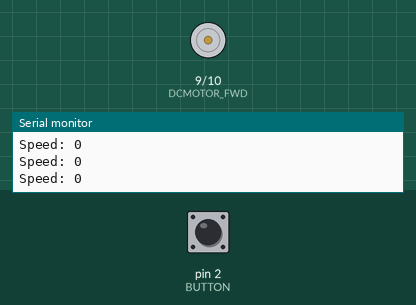
This sketch was run on a simulated Arduino Uno, built with avr-gcc and run on an emulated ATmega328P. Parts: motor-driver pin pairs drawn as motors (green arrow = first pin HIGH = forward, orange = second pin HIGH = backward, longer = more drive), the last lines printed to the serial monitor. The test bench sets the inputs (shaded band); at power-on: pin 2 (BUTTON) HIGH.

Above: at 1.2 s.
1.3 s: pin 2 (BUTTON) pulled LOW for 0.15 s
At 1.45 s:
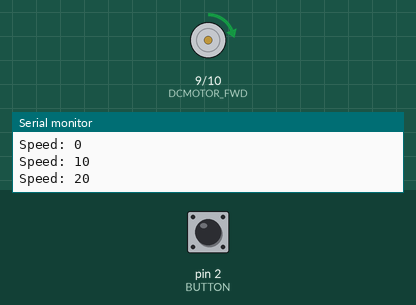
3.1 s: pin 2 (BUTTON) pulled LOW for 1 s
At 3.45 s:
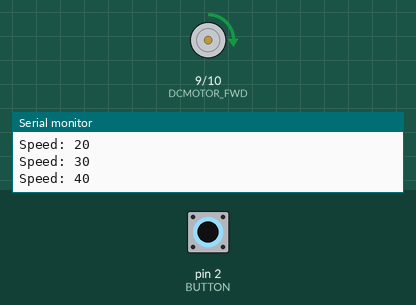
6.1 s: pin 2 (BUTTON) pulled LOW for 3.2 s
At 9.1 s:
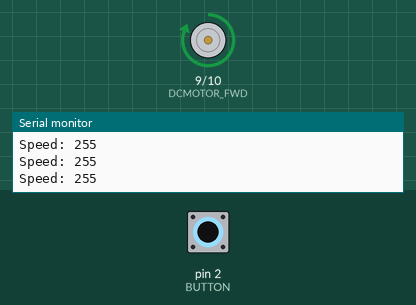
Timing chart, 0 to 13.3 s (numbered marks = the images above; inputs shaded):
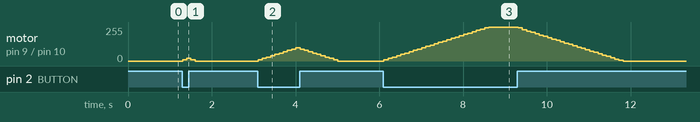

The sketch:

ex10_03.ino
```cpp
// 푸시버튼을 누르는 동안 DC모터 속도 증가, 푸시버튼에서 손을 떼면 속도 감소

#define BUTTON 2
#define DCMOTOR_FWD 9
#define DCMOTOR_BWD 10

int speed = 0;				// 전역변수 선언

void setup() {
  pinMode(BUTTON, INPUT);
  pinMode(DCMOTOR_FWD, OUTPUT);
  pinMode(DCMOTOR_BWD, OUTPUT);
  Serial.begin(9600);
}

void loop() {
  int value = digitalRead(BUTTON);	// 지역변수 선언, 푸시버튼값 읽기
  if (value == 0) {			// 푸시버튼을 누른 경우
    speed += 10;            		// speed는 10씩 증가
  } else {				// 푸시버튼을 누르지 않은 경우
    speed -= 10;            		// speed는 10씩 감소
  }
  speed = constrain(speed, 0, 255);	// speed = 0∼255의 값으로 범위 제한
  analogWrite(DCMOTOR_FWD, speed);
  analogWrite(DCMOTOR_BWD, 0);
  Serial.print("Speed: ");
  Serial.println(speed);
  delay(100);
}
```

Measured:
- after the input at 1.3 s, motor on pin 9 (DCMOTOR_FWD) / pin 10 (DCMOTOR_BWD): stopped → forward 10/255 at once, → forward 20/255 0.10 s later, → forward 10/255 0.10 s later, → stopped 0.10 s later
- after the input at 3.1 s, motor on pin 9 (DCMOTOR_FWD) / pin 10 (DCMOTOR_BWD): rises from stopped to forward 100/255 in 0.90 s, then falls to stopped in 1.0 s
- after the input at 6.1 s, motor on pin 9 (DCMOTOR_FWD) / pin 10 (DCMOTOR_BWD): rises from stopped to forward 255/255 in 2.5 s, then falls to stopped in 3.2 s
